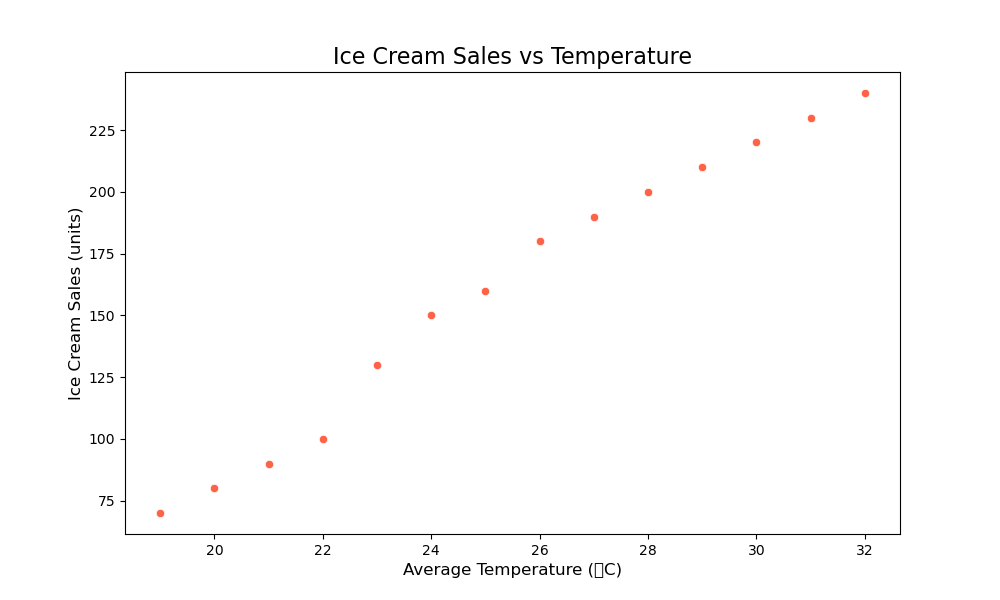

This chart was generated by the following Python code:

import seaborn as sns
import pandas as pd
import matplotlib.pyplot as plt

# Data preparation
data = {
    'Day': [1, 2, 3, 4, 5, 6, 7, 8, 9, 10, 11, 12, 13, 14, 15],
    'AverageTemperature': [22, 24, 28, 30, 21, 26, 27, 25, 31, 32, 20, 29, 19, 23, 24],
    'IceCreamSales': [100, 150, 200, 220, 90, 180, 190, 160, 230, 240, 80, 210, 70, 130, 150]
}

df = pd.DataFrame(data)

# Plotting
plt.figure(figsize=(10, 6))
scatterplot = sns.scatterplot(x='AverageTemperature', y='IceCreamSales', data=df, color='#FF6347')

# Add a title and adjust aesthetics
scatterplot.set_title('Ice Cream Sales vs Temperature', fontsize=16)
scatterplot.set_xlabel('Average Temperature (°C)', fontsize=12)
scatterplot.set_ylabel('Ice Cream Sales (units)', fontsize=12)

plt.show()
